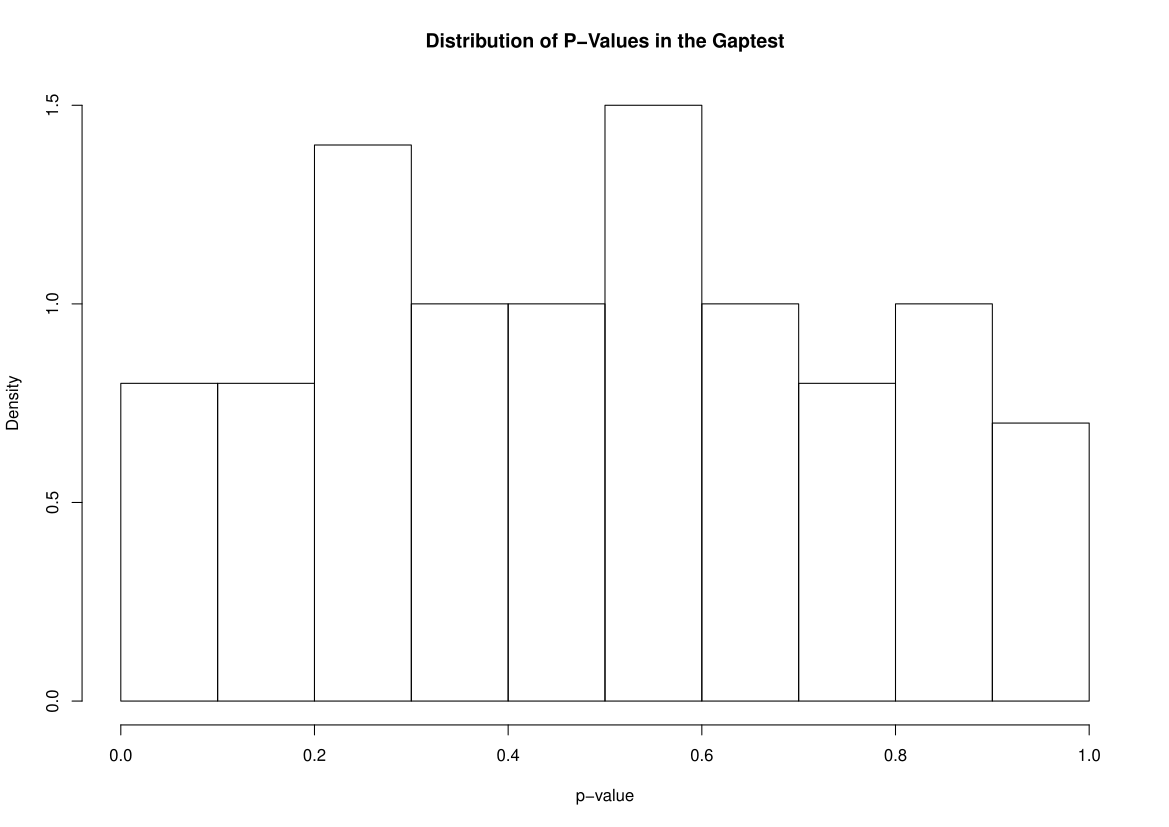

This chart was generated by the following R code:
# Name: Christian Peters

set.seed(1234)

# used for creating permutations
library(gtools)
library(ggplot2)

# No. 1)
# ======

sampleRNG <- function(n) {
  sample(2^31, n) / 2^31
}

#' Imlpementation of the gaptest.
#' 
#' @param generator  A random number generator.
#' @param alpha      Left boundary of the gap.
#' @param beta       Right boundary of the gap.
#' @param z          Maximum gap size.
#' @param numSamples Number of samples.
#' 
#' @return Results of the chi-squared test.
gapTest <- function(generator, alpha, beta, z, numSamples=1000) {
  # generate random numbers
  randomNumbers <- generator(numSamples)
  
  # get the gaps
  gaps <- integer(z + 1)
  
  curGap <- 0
  for (i in seq_along(randomNumbers)) {
    # test if the gap is broken
    if (alpha <= randomNumbers[i] && randomNumbers[i] <= beta) {
      # store the gap count at the corresponding index in the gaps vector
      # all gaps >= z are stored at the index z+1
      gapIndex <- min(curGap + 1, z + 1)
      gaps[gapIndex] <- gaps[gapIndex] + 1
      
      curGap <- 0
      next
    }
    
    # still outside the gap
    curGap <- curGap + 1
  }
  
  # calculate the probabilities for each gap
  probabilities <- double(z + 1)
  for (i in seq_along(gaps)) {
    probabilities[i] <- (beta - alpha) * (1 - beta + alpha)^(i - 1)
  }
  probabilities[z+1] <- (1 - beta + alpha)^z
  
  # do the chi-squared test
  test <- chisq.test(x=gaps, p=probabilities)
  
  return(test)
}

#' Implementation of the permutation test.
#' 
#' @param generator        A random number generator.
#' @param elementsPerGroup Number of elements for each group.
#' @param numGroups        Number of groups.
#' 
#' @return The results of the chi squared test.
permutationTest <- function(generator, elementsPerGroup, numGroups) {
  # organize the random numbers as a matrix
  randomNumbers <- matrix(generator(elementsPerGroup * numGroups),
                          nrow=elementsPerGroup, ncol=numGroups)
  
  # create vector to store the count of each permutation
  permutationCounts <- integer(factorial(elementsPerGroup))
  
  # now get the counts of each permutation
  indexPermutations <- permutations(elementsPerGroup, elementsPerGroup)
  
  for (i in seq_along(permutationCounts)) {
    # check each group if it corresponds to the current permutation
    permutationHits <- apply(randomNumbers, 2, function(group) {
      as.integer(!is.unsorted(group[indexPermutations[i, ]]))
    })
    
    # store the count
    permutationCounts[i] <- sum(permutationHits)
  }
  
  # do the chi-squared test
  test <- chisq.test(x=permutationCounts)
  
  return(test)
}

#' This function is used to test the RNG using both the gaptest as well as the
#' permutation test.
testGenerator <- function(runsPerTest) {
  # get the p-Values of the gaptest and plot their distribution using a histogram
  gapResults <-replicate(runsPerTest, gapTest(sampleRNG, 0.25, 0.75, 5)$p.value)
  hist(gapResults, xlab='p-value', main='Distribution of P-Values in the Gaptest',
       freq=FALSE)
  
  # do the same for the permutation test using multiple T parameters
  sequenceLength <- 10000
  for (t in 3:5) {
    permutationResults <- replicate(runsPerTest,
                                    permutationTest(
                                      sampleRNG, t, sequenceLength %/% t)$p.value)
    hist(permutationResults, xlab='p-value',
         main=paste0('Distribution of P-Values in the Permutationtest, T=', t),
         freq=FALSE)
  }
  
}

testGenerator(100)

# As we can see, the p-values are uniformly distributed for both tests. This
# is a good indication that H0 holds true, since the p-values would not be
# uniformly distributed if this was not the case.
# These findings lead to the conclusion that the random number generator in
# fact generates uniformly distributed random numbers.

# No. 2)
# ======

#' This function draws n samples from a geometric distribution with prob being
#' the 'success' rate of the bernoulli experiment.
sampleGeom <- function(n, prob) {
  result <- integer(n)
  for (i in seq_along(result)) {
    # do the bernoulli experiments
    numTrials <- 0
    repeat {
      rand <- sampleRNG(1)
      if (rand <= prob) {
        break
      }
      numTrials <- numTrials + 1
    }
    result[i] <- numTrials
  }
  
  return(result)
}

#' This function is used to test the geometric random number generator.
testGeom <- function(prob, numSamples=10000) {
  # get the random numbers
  randomNumbers <- sampleGeom(numSamples, prob)
  
  # get the 'true' density
  xReference <- seq(0, max(randomNumbers), 1)
  yReference <- dgeom(xReference, prob)
  
  # plot the results
  hist(randomNumbers, xlab='x', ylab='f(x)',
       main=paste0('Comparison of Geometric Distribution Samplers with prob=', prob),
       freq=FALSE, right=FALSE)
  
  points(xReference, yReference, col='red', lwd=2)
  
  legend('topright', legend=c('sampleGeom', 'dgeom'), col=c('black', 'red'),
         lty=c(1, NA), pch=c(NA, 1))
}

testGeom(0.5)

#' This function draws n samples from an exponential distribution with parameter
#' rate.
sampleExp <- function(n, rate) {
  -log(1-sampleRNG(n))/rate
}

#' This function is used to test the exponential distribution random number generator.
testExp <- function(rate, numSamples=10000) {
  # get the random numbers
  randomNumbers <- sampleExp(numSamples, rate)
  
  # get the 'true' density
  xReference <- seq(0, max(randomNumbers), 0.01)
  yReference <- dexp(xReference, rate)
  
  # plot the results
  hist(randomNumbers, xlab='x', ylab='f(x)',
       main=paste0('Comparison of Exponential Distribution Samplers with rate=',
                   rate),
       freq=FALSE, right=FALSE)
  
  lines(xReference, yReference, col='red', lwd=2)
  
  legend('topright', legend=c('sampleExp', 'dexp'), col=c('black', 'red'), lty=1)
}

testExp(1)

#' This function draws n samples form a normal distribution with parameters
#' 'mean' and 'sd'. k represents the number of uniform random variables that
#' are added during the sampling procedure.
sampleNorm <- function(n, mean, sd, k=12) {
  replicate(n, (sum(sampleRNG(k)) - k/2) * sqrt(12/k) * sd + mean)
}

#' This function is used to test the normal distribution random number generator.
testNorm <- function(mean, sd, numSamples=10000) {
  # get the random numbers
  randomNumbers <- sampleNorm(numSamples, mean, sd)
  
  # get the 'true' density
  xReference <- seq(min(randomNumbers), max(randomNumbers), 0.01)
  yReference <- dnorm(xReference, mean, sd)
  
  # plot the results
  hist(randomNumbers, xlab='x', ylab='f(x)',
       main=paste0('Comparison of Normal Distribution Samplers with mean=', mean,
                   ' sd=', sd),
       freq=FALSE, right=FALSE)
  
  lines(xReference, yReference, col='red', lwd=2)
  
  legend('topright', legend=c('sampleNorm', 'dnorm'), col=c('black', 'red'), lty=1)
}

testNorm(0, 1)

#' This function checks the distribution of p-values of the shapiro test
#' for different values of k.
kPlots <- function(samplesPerTest=100, testsPerK=100, maxK=20) {
  # store the p-values here
  pValues <- double(testsPerK * maxK)
  # carry out the tests
  for (k in seq_len(maxK)) {
    for (i in seq_len(testsPerK)) {
      pValues[(k-1)*testsPerK+i] <- shapiro.test(
        sampleNorm(samplesPerTest, 0, 1, k))$p.value
    }
  }
  # plot the results using boxplots
  res <- data.frame(pValue=pValues, k=rep(seq_len(maxK), each=testsPerK))
  boxplot(pValue~k, data=res, xlab='k', ylab='p-value',
          main='Distribution of P-Values for Different Choices of k')
}

kPlots()

# As we can see in the plot, k=6 already yields quite satisfactory results.

# No. 3)
# ======

#' This function samples random numbers from a truncated normal distribution using
#' the rejection method.
#' 
#' @param n Number of samples to draw.
#' @param mean Mean of the normal distribution.
#' @param sd Standard deviation of the normal distribution.
#' @param a Lower interval border.
#' @param b Upper interval border.
#' 
#' @return A vector containing n random numbers of the truncated normal distribution.
sampleNormTruncated <- function(n, mean, sd, a, b) {
  res <- double(n)
  i <- 1
  # get the maximum of the normal distribution in the interval
  if (a <= mean && b >= mean) {
    kq <- dnorm(mean, mean=mean, sd=sd)
  } else if (a >= mean) {
    kq <- dnorm(a, mean=mean, sd=sd)
  } else {
    kq <- dnorm(b, mean=mean, sd=sd)
  }
  # try sampling random numbers until n numbers where generated
  while(i <= n) {
    x <- (b-a) * sampleRNG(1) + a
    u <- sampleRNG(1)
    if (u <= dnorm(x, mean=mean, sd=sd) / kq) {
      res[i] <- x
      i <- i + 1
    }
  }
  return(res)
}

#' This function is used to test the truncated normal distributed random number
#' generator.
testNormTruncated <- function(mean, sd, a, b, numSamples) {
  # get the random numbers
  randomNumbers <- sampleNormTruncated(numSamples, mean, sd, a, b)
  
  # get the 'true' density
  xReference <- seq(a-1, b+1, 0.01)
  yReference <- dnorm(xReference, mean, sd)
  
  # plot the results
  hist(randomNumbers, xlab='x', ylab='f(x)',
       main=paste0('Truncated Normal Distribution, mean=', mean, ', sd=', sd,
                   ', a=', a, ', b=', b),
       freq=FALSE, right=FALSE, xlim=c(a-1, b+1))
  
  lines(xReference, yReference, col='red', lwd=2)
  
  legend('topright', legend=c('sampleNormTruncated', 'dnorm'),
         col=c('black', 'red'), lty=1)
}

testNormTruncated(0, 0.5, -1, 1, 1000)
